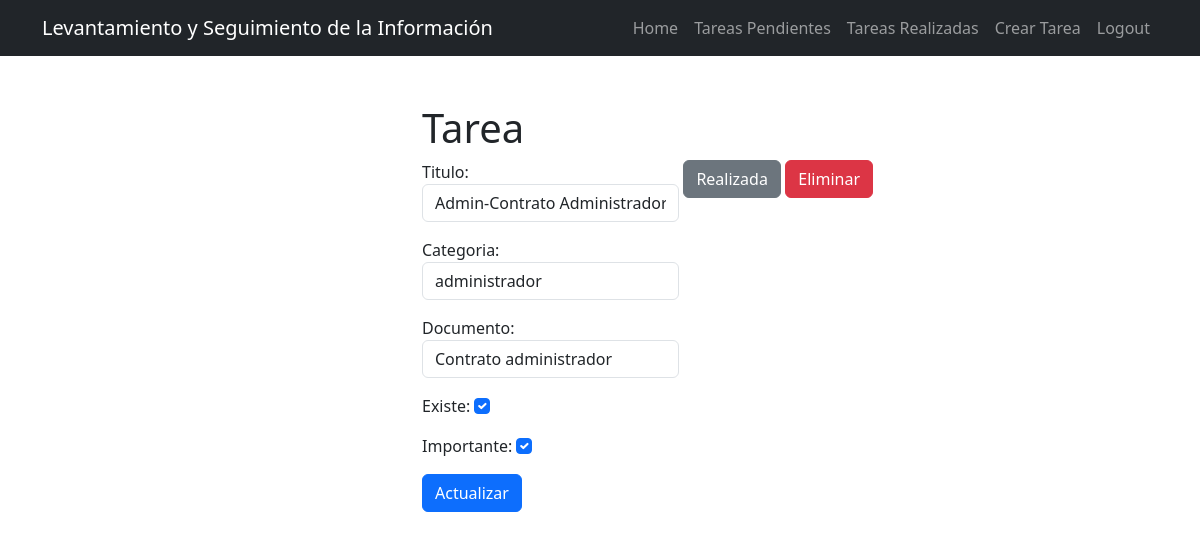
Page /tasks/1/ (signed in) on the committed database.
### tasks/models.py (models this page shows, shortened)
class Tarea (models.Model):
    titulo = models.CharField(max_length=100)
    categoria = models.CharField(max_length=200)
    documento = models.CharField(max_length=200)
    creado = models.DateTimeField(auto_now_add=True)
    realizado = models.DateTimeField(null=True, blank=True)
    existe = models.BooleanField(default=False)
    importante = models.BooleanField(default=False)
    usuario = models.ForeignKey(User, on_delete=models.CASCADE)

### tasks/views.py (the view, shortened to what this page needs)
# urls.py: path('tasks/<int:task_id>/', views.detalle_tarea, name='detalle_tarea'),
@login_required
def detalle_tarea(request, task_id):
    if request.method == 'GET':
        task = get_object_or_404(Tarea, pk=task_id, usuario=request.user)
        form= TareaForm(instance=task)
        return render(request, 'detalle_tarea.html', {'task': task, 'form': form})

### tasks/forms.py
class TareaForm(forms.ModelForm):
    class Meta:
        model = Tarea
        fields = ['titulo', 'categoria', 'documento', 'existe', 'importante']
        widgets= {
            'titulo': forms.TextInput(attrs={'class':'form-control', 'placeholder': 'Escribir el titulo' }),
            'categoria': forms.TextInput(attrs={'class':'form-control', 'placeholder': 'Escribir la categoria'}),
            'documento': forms.TextInput(attrs={'class':'form-control', 'placeholder': 'Nombre del documento'}),
            'existe': forms.CheckboxInput(attrs={'class':'form-check-input ms-auto'}),
            'importante': forms.CheckboxInput(attrs={'class':'form-check-input ms-auto'}),
        }

### tasks/templates/detalle_tarea.html (shortened to what this page needs)
{% extends 'base.html' %}
{% block content %}
<main class="container">
    <div class="row">
        <div class="col-md-5 offset-md-4 mt-5" >
            <h1>Tarea</h1>
            <div class=" d-flex  justify-content-between">
                <form method="POST">
                    {{form.as_p}}
                    <button class="btn btn-primary">
                    Actualizar
                    </button>
                </form >
                <form action= "{% url 'realizada_tarea' task.id %}" method="POST">
                    <button class="btn btn-secondary">
                    Realizada
                    </button>
                </form>
                <form action= "{% url 'eliminar_tarea' task.id %}" method="POST">
                    <button class="btn btn-danger">
                    Eliminar
                    </button>
                </form>
            </div>
        </div>
    </div>
</main>
{% endblock %}

### rows in the picture
Tarea: titulo "Admin-Contrato Administrador", categoria "administrador", documento "Contrato administrador", existe "☑", importante "☑"
